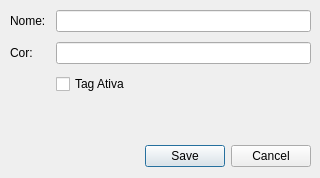
<?xml version="1.0" encoding="UTF-8"?>
<ui version="4.0">
 <class>TagWidget</class>
 <widget class="QDialog" name="TagWidget">
  <property name="geometry">
   <rect>
    <x>0</x>
    <y>0</y>
    <width>320</width>
    <height>178</height>
   </rect>
  </property>
  <property name="minimumSize">
   <size>
    <width>320</width>
    <height>178</height>
   </size>
  </property>
  <property name="windowTitle">
   <string>Dialog</string>
  </property>
  <widget class="QDialogButtonBox" name="bbTag">
   <property name="geometry">
    <rect>
     <x>10</x>
     <y>140</y>
     <width>301</width>
     <height>32</height>
    </rect>
   </property>
   <property name="orientation">
    <enum>Qt::Orientation::Horizontal</enum>
   </property>
   <property name="standardButtons">
    <set>QDialogButtonBox::StandardButton::Cancel|QDialogButtonBox::StandardButton::Save</set>
   </property>
  </widget>
  <widget class="QWidget" name="verticalLayoutWidget">
   <property name="geometry">
    <rect>
     <x>10</x>
     <y>10</y>
     <width>301</width>
     <height>121</height>
    </rect>
   </property>
   <layout class="QVBoxLayout" name="layPrincipal" stretch="0">
    <property name="spacing">
     <number>6</number>
    </property>
    <property name="sizeConstraint">
     <enum>QLayout::SizeConstraint::SetMaximumSize</enum>
    </property>
    <item>
     <layout class="QFormLayout" name="layFormulario">
      <property name="horizontalSpacing">
       <number>10</number>
      </property>
      <property name="verticalSpacing">
       <number>10</number>
      </property>
      <item row="0" column="0">
       <widget class="QLabel" name="lblNome">
        <property name="text">
         <string>Nome:</string>
        </property>
       </widget>
      </item>
      <item row="0" column="1">
       <widget class="QLineEdit" name="edtNome"/>
      </item>
      <item row="1" column="0">
       <widget class="QLabel" name="lblCor">
        <property name="text">
         <string>Cor:</string>
        </property>
       </widget>
      </item>
      <item row="1" column="1">
       <widget class="QLineEdit" name="edtCor"/>
      </item>
      <item row="2" column="1">
       <widget class="QCheckBox" name="chkAtiva">
        <property name="text">
         <string>Tag Ativa</string>
        </property>
       </widget>
      </item>
     </layout>
    </item>
   </layout>
  </widget>
 </widget>
 <resources/>
 <connections>
  <connection>
   <sender>bbTag</sender>
   <signal>accepted()</signal>
   <receiver>TagWidget</receiver>
   <slot>accept()</slot>
   <hints>
    <hint type="sourcelabel">
     <x>248</x>
     <y>254</y>
    </hint>
    <hint type="destinationlabel">
     <x>157</x>
     <y>274</y>
    </hint>
   </hints>
  </connection>
  <connection>
   <sender>bbTag</sender>
   <signal>rejected()</signal>
   <receiver>TagWidget</receiver>
   <slot>reject()</slot>
   <hints>
    <hint type="sourcelabel">
     <x>316</x>
     <y>260</y>
    </hint>
    <hint type="destinationlabel">
     <x>286</x>
     <y>274</y>
    </hint>
   </hints>
  </connection>
 </connections>
</ui>
